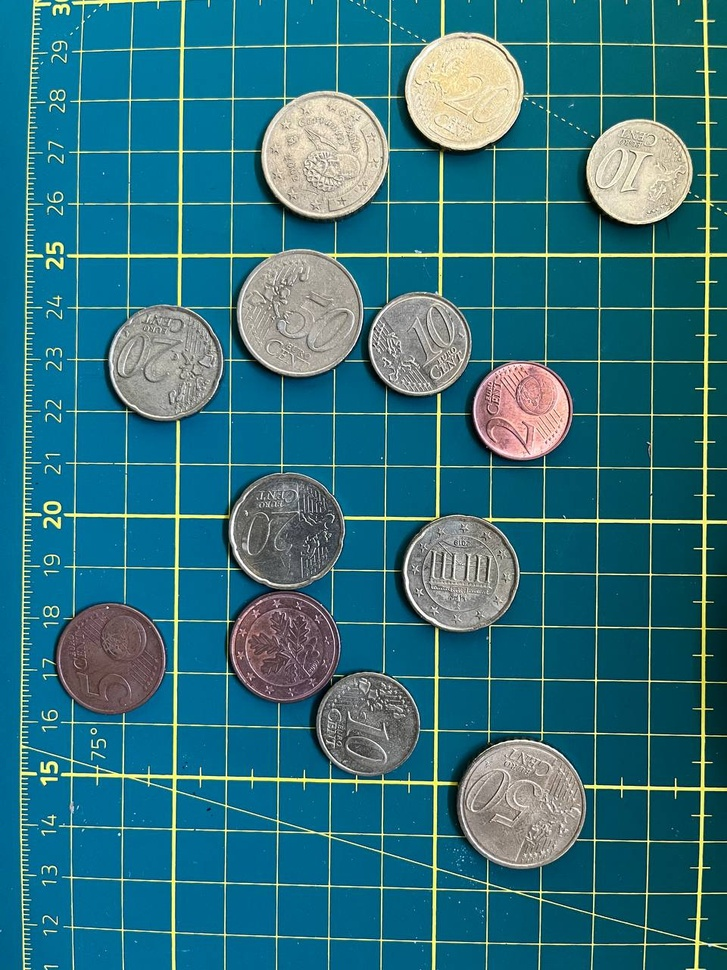
#> input picture img/coins.jpg, 727 x 970 px, shrunk from 960 x 1280 before the run
$ python main.py   (older library calls are emulated)
#> lines starting #> are read from the running program, lines starting #| are printed output that depends on the picture; after the words box and inside, x2 and y2 are one past the last pixel; in counts of white or black regions, pixels touching at a corner belong together
import numpy as np
import cv2

font = cv2.FONT_HERSHEY_SIMPLEX

image = cv2.imread("img/coins.jpg")
#> image is the input picture: shape (970, 727, 3); mean B, G, R 126.8, 113.2, 47.6
blurred = cv2.GaussianBlur(image, (7, 7), 0)
filtered = cv2.pyrMeanShiftFiltering(blurred, 20, 10)
gray = cv2.cvtColor(filtered, cv2.COLOR_BGR2GRAY)
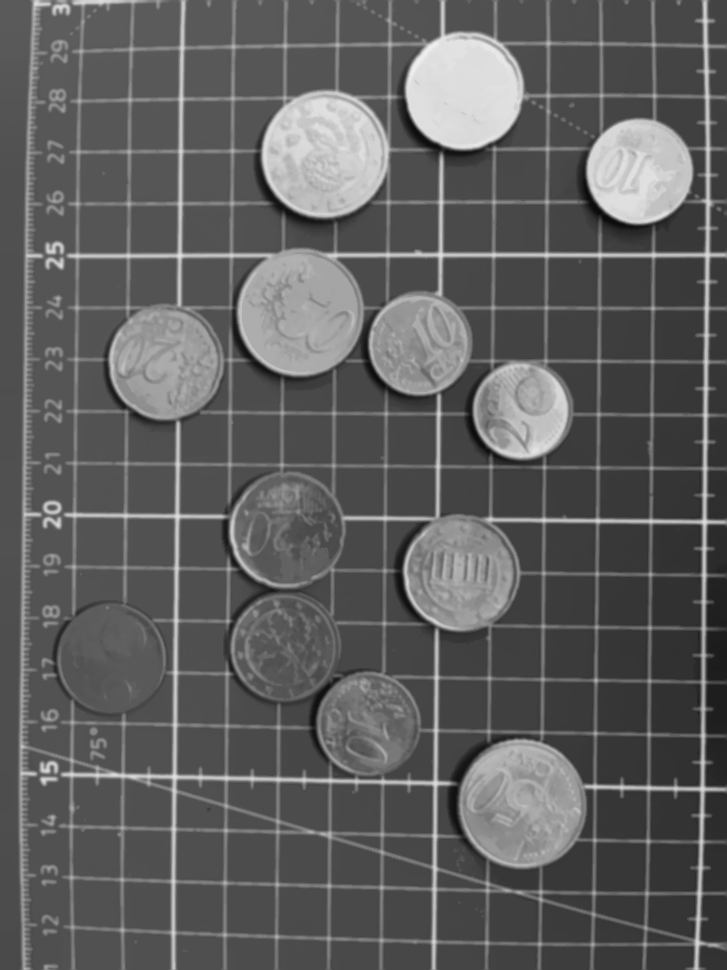
#> gray: shape (970, 727); min 12, max 237, mean 95

_, thresh = cv2.threshold(gray, 150, 255, cv2.THRESH_BINARY)
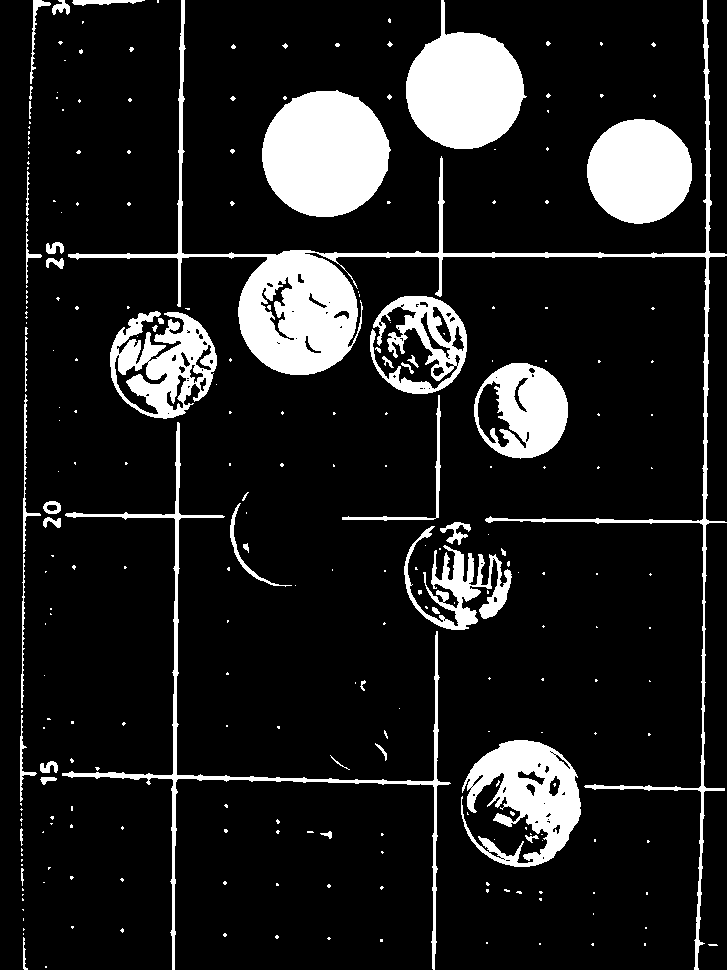
#> thresh: shape (970, 727); 13% white; 271 white regions (221 under 20 px), largest, box (x1, y1, x2, y2) and area: (68, 0, 727, 970) 19622, (262, 90, 391, 217) 12621, (406, 0, 527, 149) 11032
thresh = cv2.morphologyEx(thresh, cv2.MORPH_OPEN, None, iterations=1)
#> thresh: shape (970, 727); 12.3% white; 127 white regions (65 under 20 px), largest, box (x1, y1, x2, y2) and area: (68, 0, 358, 375) 12809, (262, 91, 390, 217) 12617, (406, 0, 525, 149) 11029

_, labels = cv2.connectedComponents(thresh, connectivity=8, ltype=cv2.CV_32S)
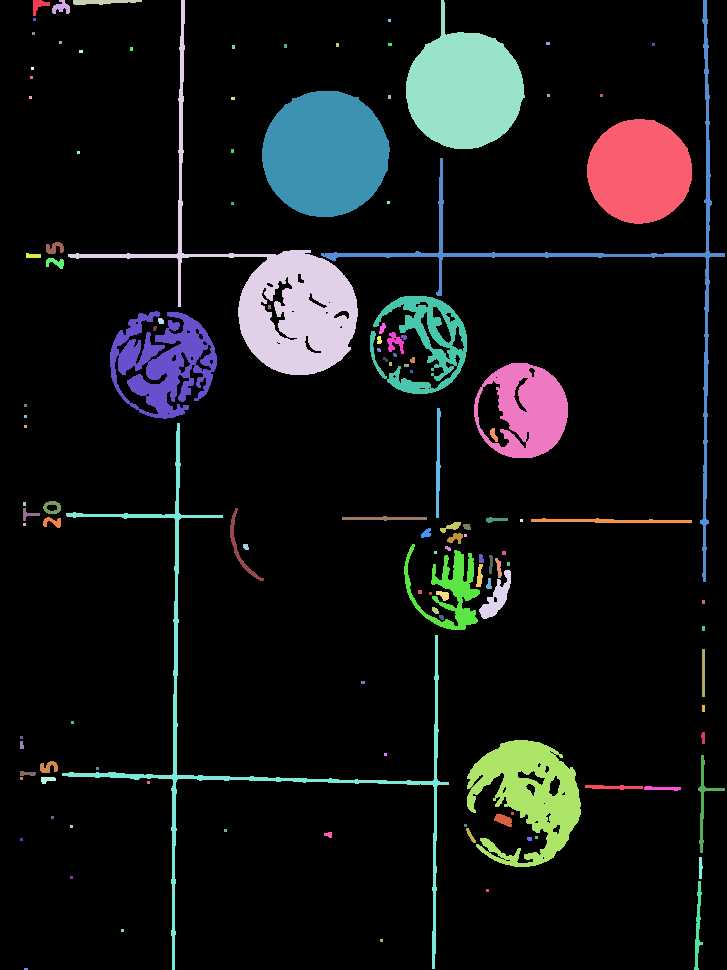
#> labels: shape (970, 727) int32; 128 distinct labels, from 0 to 127; one colour per label, 0 black
mask = np.zeros(thresh.shape, np.uint8)
center = []

for label in np.unique(labels):
    if label == 0:
        continue

    labelMask = np.zeros(thresh.shape, dtype="uint8")
    labelMask[labels == label] = 255
    numPixels = cv2.countNonZero(labelMask)

    if numPixels > 300:
        M = cv2.moments(labelMask)
        cX = int(M['m10'] / M['m00'])
        cY = int(M['m01'] / M['m00'])
        center.append((cX, cY))
        mask = cv2.add(mask, labelMask)
#> this loop made 128 passes
#> (numPixels, cX, cY) on passes 5, 6, 7, 22, 28, 36, 38, 50, 54, 56, 62, 67: (12809, 279, 295), (11029, 463, 89), (4260, 601, 266), (12617, 324, 153), (8629, 639, 170), (3686, 425, 341), (6204, 163, 362), (5579, 527, 409), (369, 437, 462), (5174, 246, 719), (323, 239, 547), (513, 610, 520)
#> numPixels on passes 2, 3, 4, 8, 9, 10: 130, 149, 253, 9, 9, 9
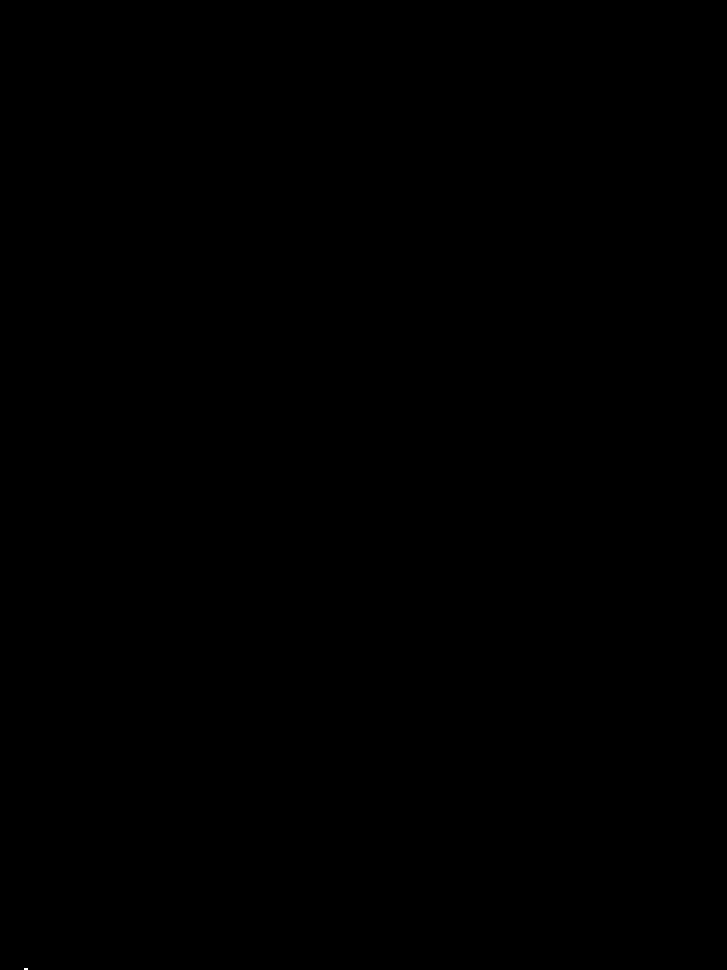
#> labelMask: shape (970, 727); 0% white; 1 white region (1 under 20 px)
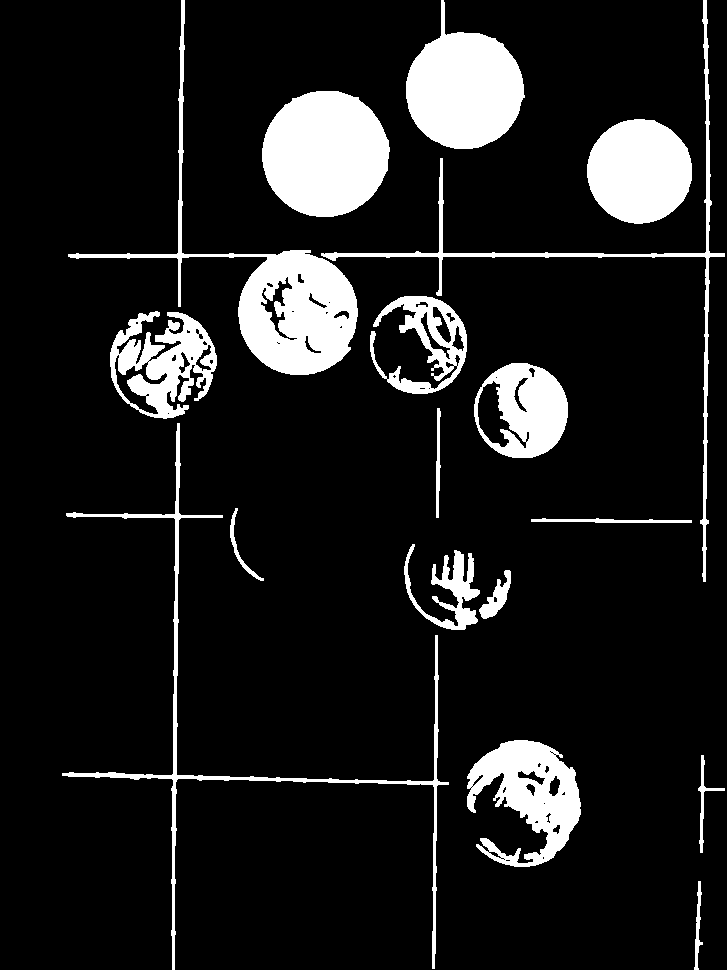
#> mask: shape (970, 727); 11.7% white; 17 white regions, largest, box (x1, y1, x2, y2) and area: (68, 0, 358, 375) 12809, (262, 91, 390, 217) 12617, (406, 0, 525, 149) 11029
#> after the loop, center = [(279, 295), (463, 89), (601, 266), (324, 153), (639, 170), (425, 341), (163, 362), (527, 409), (437, 462), (246, 719), (239, 547), (610, 520), (449, 590), (496, 597), (528, 794), (703, 800), (697, 926)]

for i, center in enumerate(center):
    cv2.circle(image, center, 30, (32, 100, 255), 2)
    cv2.putText(image, str(i + 1), center, font, 1, (0, 0, 255), 3)
#> this loop made 17 passes
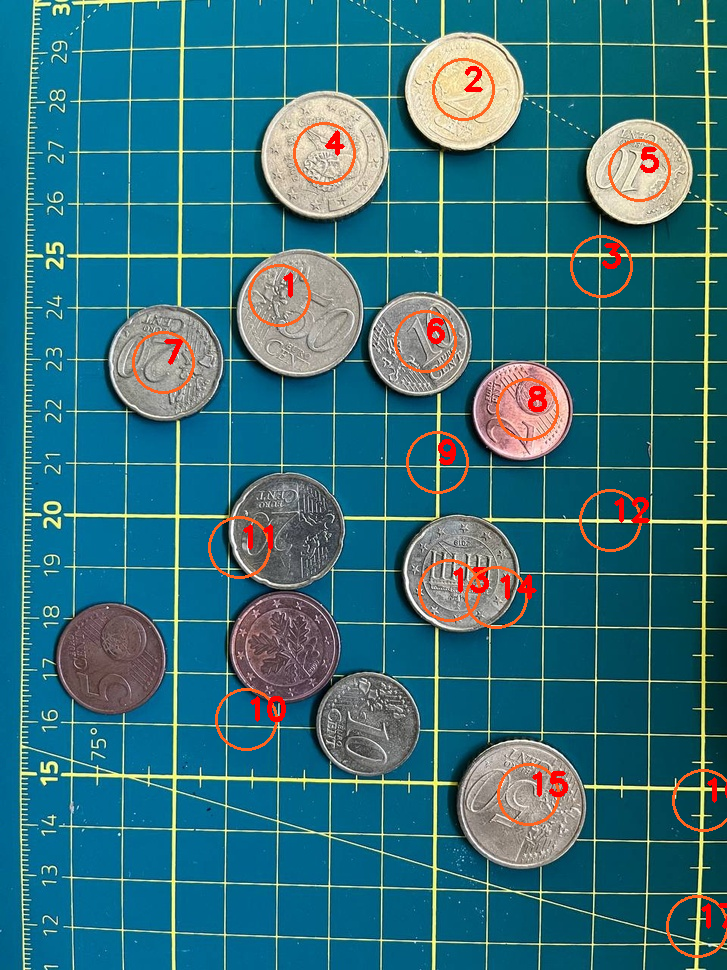
#> image: shape (970, 727, 3); 2% of pixels changed, all inside (x1, y1, x2, y2) = (132, 58, 727, 958)

cv2.imshow("Detecting Coins", image)
cv2.waitKey(0)
cv2.destroyAllWindows()

$ run again, with img/10.jpg copied over img/coins.jpg
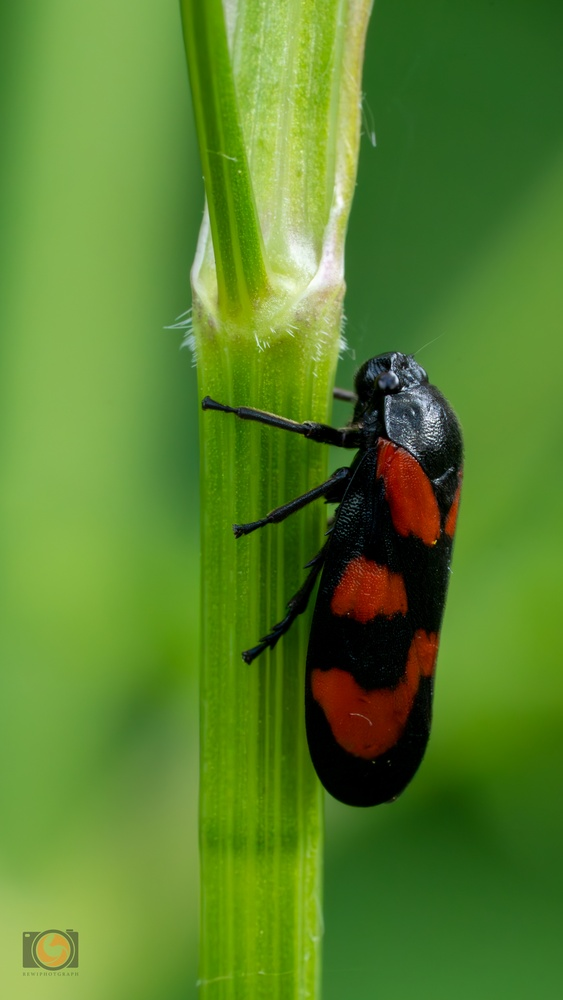
#> input picture img/10.jpg, 563 x 1000 px, shrunk from 1925 x 3422 before the run
#> image is the input picture: shape (1000, 563, 3); mean B, G, R 43.8, 131.1, 89.4
#> labels: shape (1000, 563) int32; 18 distinct labels, from 0 to 17
#> the loop `for label in np.unique(labels):` made 18 passes
#> (numPixels, cX, cY) on passes 2, 3, 5, 12, 16: (52759, 71, 305), (35665, 298, 156), (1872, 205, 274), (11116, 55, 936), (850, 52, 949)
#> after the loop `for label in np.unique(labels):`:
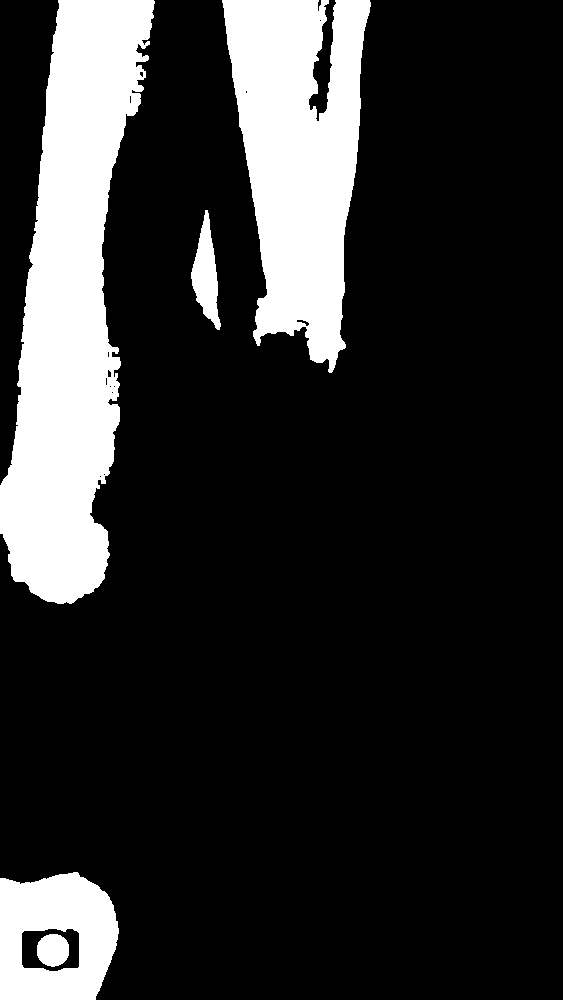
#> mask: shape (1000, 563); 18.2% white; 5 white regions, box (x1, y1, x2, y2) and area: (0, 0, 155, 604) 52759, (222, 0, 371, 373) 35665, (0, 872, 119, 1000) 11116, (191, 210, 221, 330) 1872, (37, 934, 69, 967) 850
#> after the loop `for label in np.unique(labels):`: center = [(71, 305), (298, 156), (205, 274), (55, 936), (52, 949)]
#> the loop `for i, center in enumerate(center):` made 5 passes
#> after the loop `for i, center in enumerate(center):`:
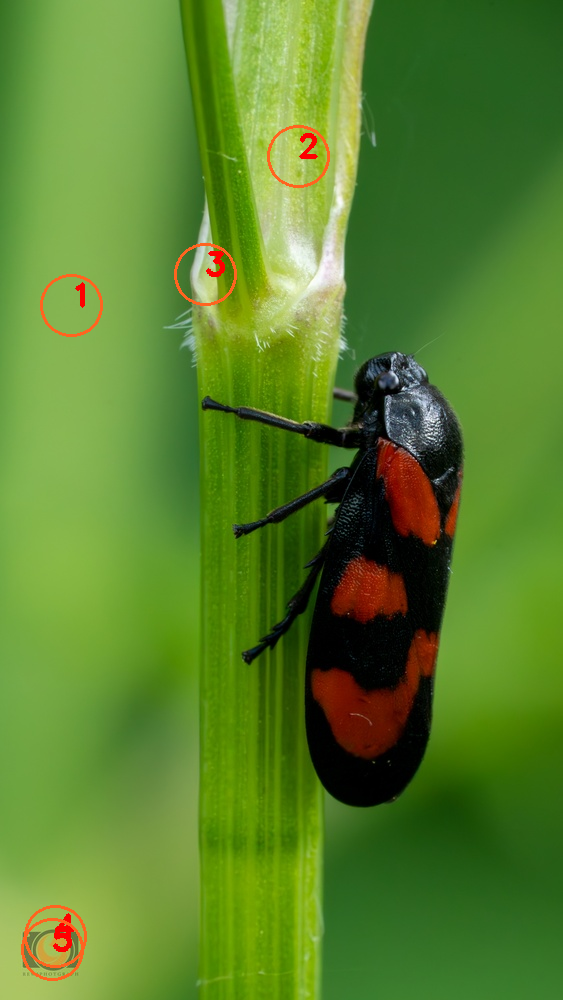
#> image: shape (1000, 563, 3); 0.68% of pixels changed, all inside (x1, y1, x2, y2) = (21, 125, 330, 981)

$ run again, with img/6.jpg copied over img/coins.jpg
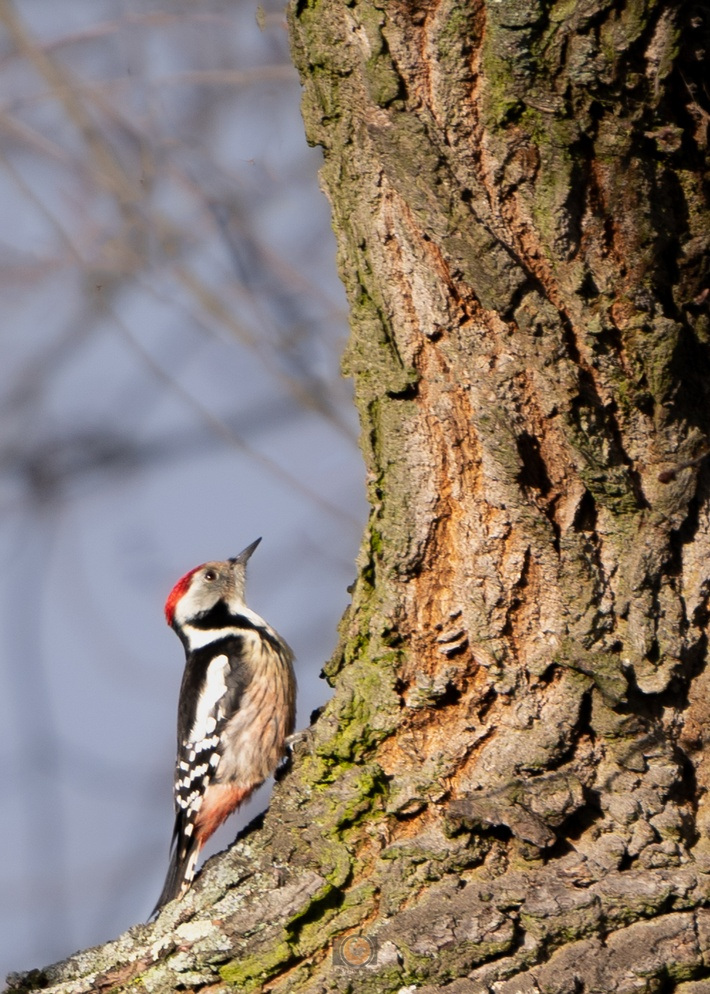
#> input picture img/6.jpg, 710 x 994 px, shrunk from 1021 x 1429 before the run
#> image is the input picture: shape (994, 710, 3); mean B, G, R 107.3, 120.6, 136
#> labels: shape (994, 710) int32; 328 distinct labels, from 0 to 327
#> the loop `for label in np.unique(labels):` made 328 passes
#> (numPixels, cX, cY) on passes 2, 5, 9, 12, 19, 32, 33, 36: (2472, 58, 16), (555, 358, 36), (777, 160, 61), (444, 434, 83), (3276, 262, 141), (5914, 399, 267), (4602, 31, 212), (728, 175, 203)
#> after the loop `for label in np.unique(labels):`:
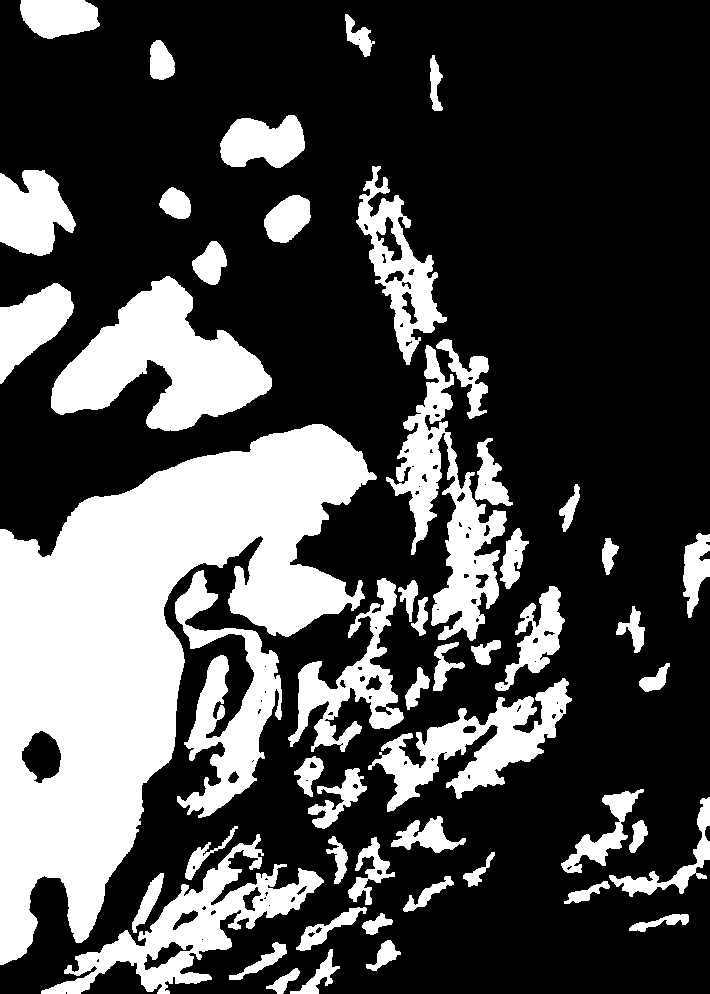
#> mask: shape (994, 710); 29.3% white; 52 white regions, largest, box (x1, y1, x2, y2) and area: (0, 424, 377, 965) 89555, (51, 276, 272, 431) 17099, (386, 345, 507, 641) 11572
#> after the loop `for label in np.unique(labels):`: center = 52 pairs, first value 31 to 695, second value 16 to 981
#> the loop `for i, center in enumerate(center):` made 52 passes
#> center on passes 1 to 8: (58, 16), (358, 36), (160, 61), (434, 83), (262, 141), (399, 267), (31, 212), (175, 203)
#> after the loop `for i, center in enumerate(center):`:
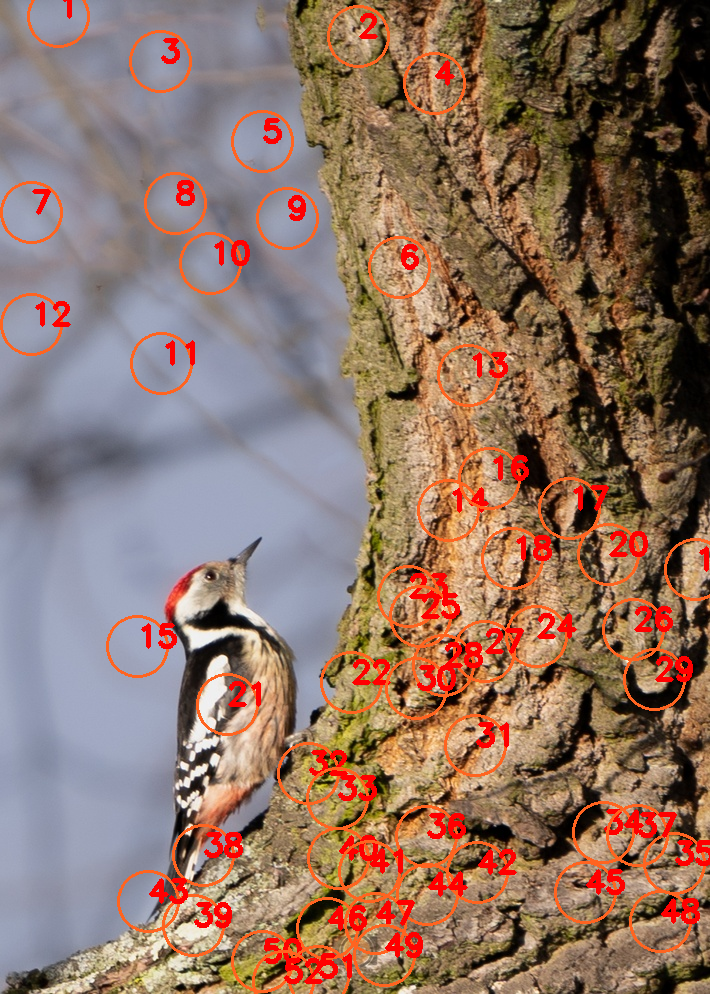
#> image: shape (994, 710, 3); 6.77% of pixels changed, all inside (x1, y1, x2, y2) = (0, 0, 710, 994)
